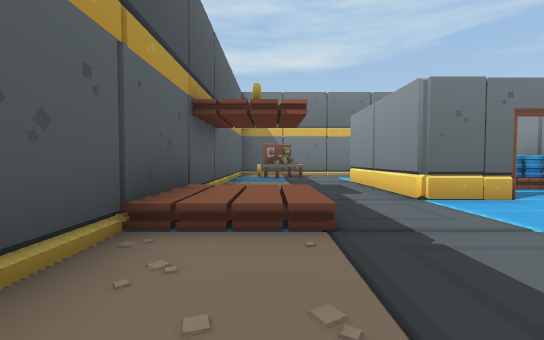
view 1 (above)

12 first-person views from a walk through a Unity game level. The camera is 1.3 m above the floor, tilts 2° down and sees 90° across. The floor is counted in squares, 2 m on a side. Each view is taken from the middle of a square. On the plan, view 1 faces up. The plan holds only what a view shows up to about 9 squares ahead; the rest is blank. The place goes on beyond the plan. The player character is not drawn. Door leaves are left out, so doorways stand open.

view 2
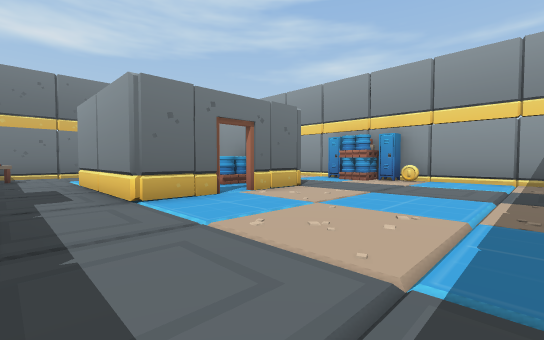

view 3
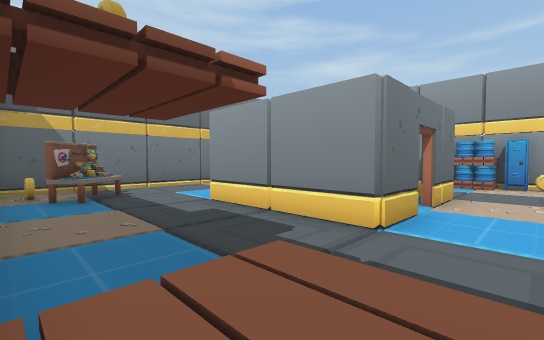

view 4
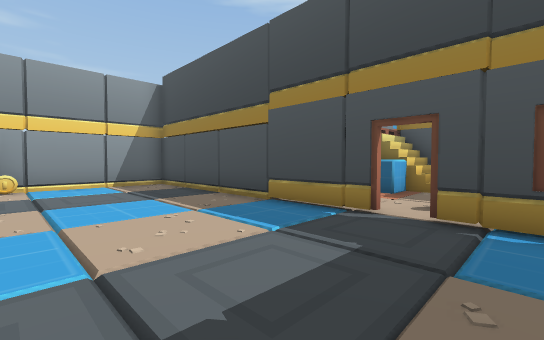

view 5
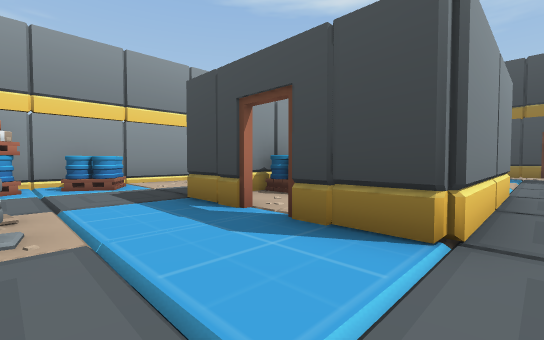

view 6
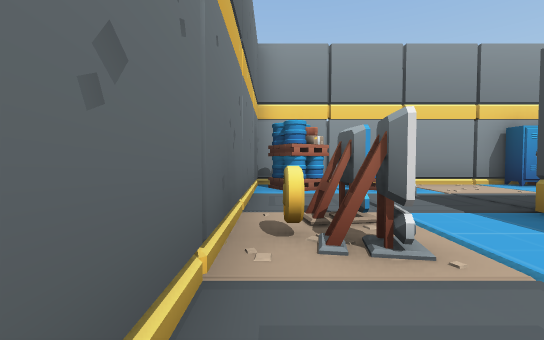

view 7
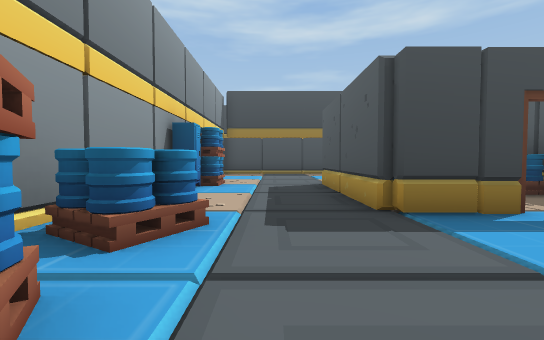

view 8
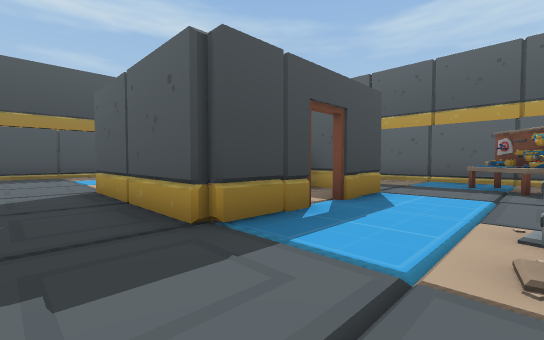

view 9
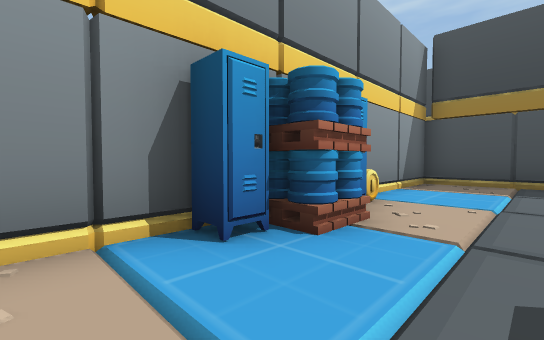

view 10
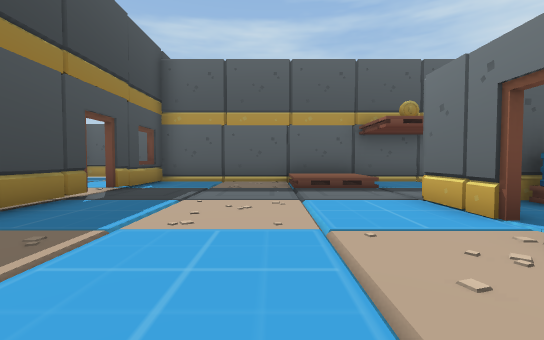

view 11
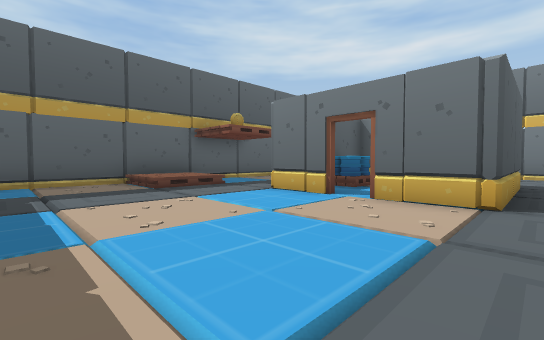

view 12
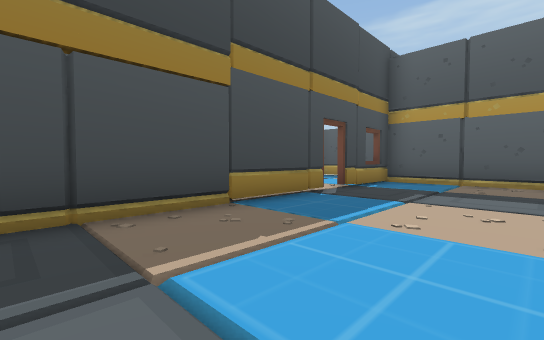

### Floor plan
Points are (right, up) in squares from view 1. A wall is a line through its corners. A room is listed if a view was taken in it or the views show most of it. See-through windows are left out.
Room 1 (views 1, 2, 3, 4, 5, 6, 7, 8, 9, 10, 11, 12)
walls: (5.6, 4.5) (4.9, 4.5); (4.1, 4.5) (2.4, 4.5) (2.4, 5.6); (4.7, 8.7) (6.6, 8.7) (6.6, 7.4); (2.4, 7.4) (2.4, 8.7) (4.1, 8.7); (10.4, 5.8) (10.4, 12.4) (-1.1, 12.4); (1.9, -1.4) (10.4, -1.4) (10.4, 3.4); (-1.4, 11) (-1.4, -1.4) (1.2, -1.4)
ways out: open door at (1.5, -1)
objects: other object (-1, 11); other object (0, 10) to (1, 11); other object (3, 6) to (4, 7); other object (5, 6) to (6, 7); other object (5, 11); other object (5, 12); other object (6, 11); other object (9, 4) to (10, 5); other object (9, 9) to (9, 10); other object (9, 11) to (10, 12); other object (10, 3); other object (10, 4); other object (10, 6)

Positions as (right, up) in squares from view 1, and headings:
1: (0, 0), facing up
2: (1, 0), facing up-right
3: (-1, 3), facing up-right
4: (0, 3), facing down-right
5: (2, 11), facing down-right
6: (3, 12), facing right
7: (8, 12), facing down
8: (8, 11), facing down-left
9: (8, 7), facing down-right
10: (7, 2), facing left
11: (7, 0), facing up-left
12: (7, 2), facing down-left
